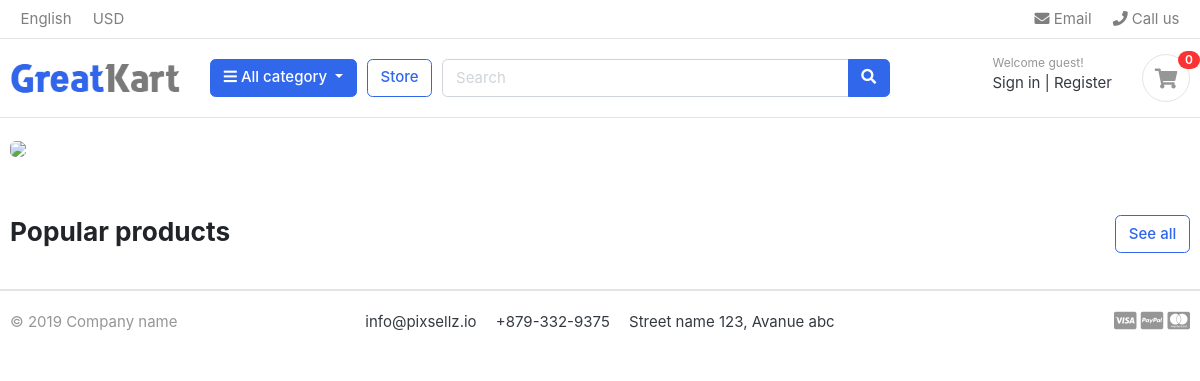
The app's page /, older data.
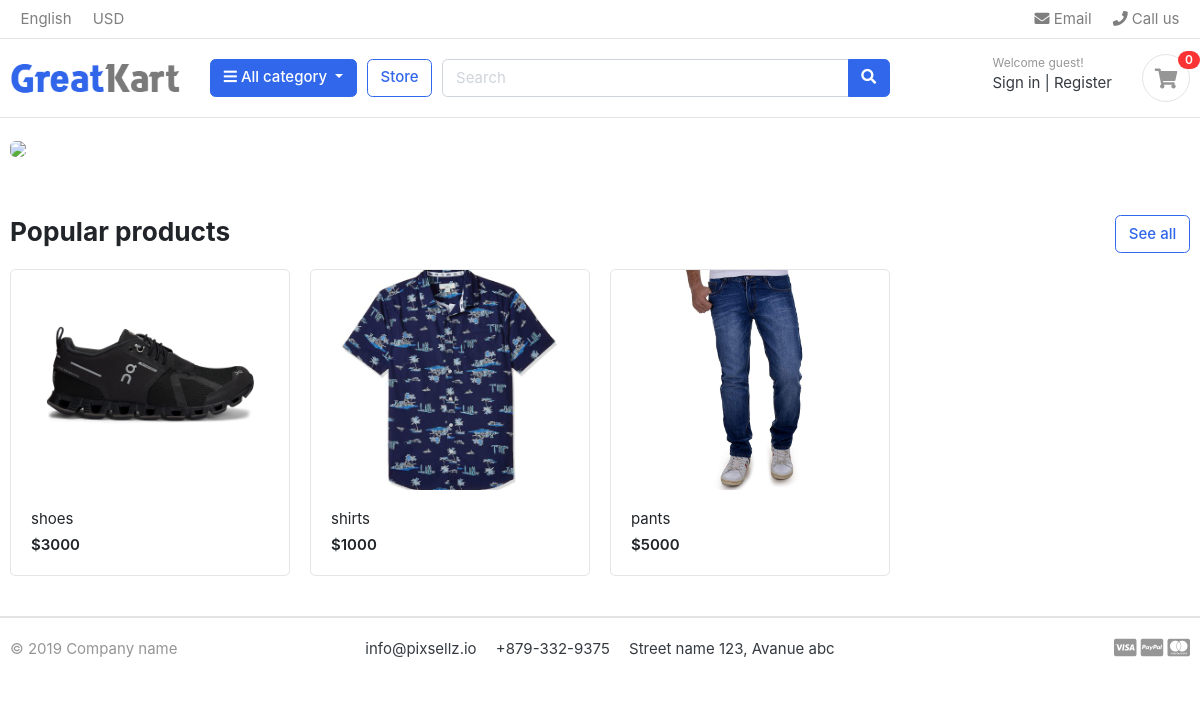
The same page, newer data.
### store/models.py (models this page shows, shortened)
class Product(models.Model):
    product_name = models.CharField(max_length= 200, unique=True)
    slug = models.SlugField(max_length=200, unique=True)
    description = models.TextField(max_length=500, blank=True)
    price = models.IntegerField()
    images = models.ImageField(upload_to='photos/products')
    stock = models.IntegerField()
    is_available = models.BooleanField(default = True)
    category = models.ForeignKey(Category, on_delete=models.CASCADE)
    created_date = models.DateTimeField(auto_now_add=True)
    modified_date = models.DateTimeField(auto_now_add=True)
    def get_url(self):
         return reverse('product_detail', args=[self.category.slug, self.slug])

### ecommerce/views.py (the view)
# urls.py: 2. Add a URL to urlpatterns:  path('', views.home, name='home')
def home(request):
    products = Product.objects.all().filter(is_available=True)
    context = {
        'products':products,
    }
    return render(request, 'home.html', context)

### category/context_processors.py (called while the page is built)
def menu_links(request):
    links = Category.objects.all()
    return dict(links=links)

### category/models.py (called while the page is built)
    def get_url(self):
        return reverse('products_by_category', args=[self.slug])

### templates/home.html
{% extends 'base.html' %}
{% load static %}
{% block content %}
<section class="section-intro padding-y-sm">
<div class="container">
<div class="intro-banner-wrap">
	<img src="{% static 'images/banners/hero.jpg ' %}" class="img-fluid rounded w-100 ">
</div>
</div>
</section>
<section class="section-name padding-y-sm">
<div class="container">
<header class="section-heading">
	<a href="{% url 'store' %}" class="btn btn-outline-primary float-right">See all</a>
	<h3 class="section-title">Popular products</h3>
</header>
<div class="row">
	{% for product in products %}
	<div class="col-md-3">
		<div class="card card-product-grid">
			<a href="{{ product.get_url }}" class="img-wrap"> <img src="{{ product.images.url }}"> </a>
			<figcaption class="info-wrap">
				<a href="{{ product.get_url }}" class="title">{{ product.product_name }}</a>
				<div class="price mt-1">${{ product.price }}</div>
			</figcaption>
		</div>
	</div>
	 {% endfor %}
</div>
</div>
</section>
</body>
</html>
{% endblock %}

Row changes from the older to the newer data that the page shows:
added Product: images (picture), product_name "shoes", price "3000"
added Product: images (picture), product_name "shirts", price "1000"
added Product: images (picture), product_name "pants", price "5000"
